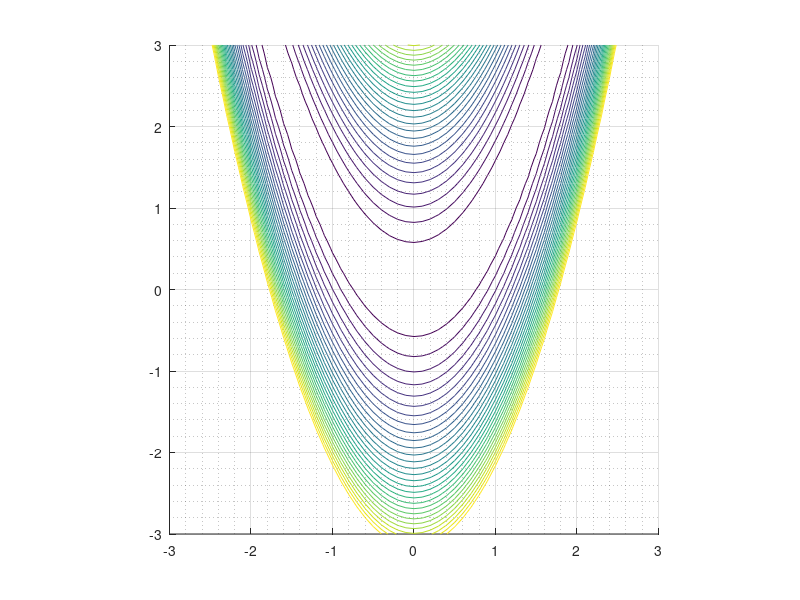

This chart was generated by the following MATLAB code: (Note: this script raises an error after producing the figure.)
clear; close all;
figure; hold on;
axis equal;

f = @(x) (1 - x(1)).^2 + 100*(x(2) - x(1).^2).^2 ;

[X, Y] = meshgrid(-3:0.1:3, -3:0.1:3);
Z = nan(size(X));

for i = 1:numel(X)
    Z(i) = f([X(i), Y(i)]);
end

contour(X, Y, Z, linspace(0, 1000, 30));
grid; grid minor;

x0 = [-2.1 -2.7];
H0 = hessian(f, x0);
xopt = bfgs(f, x0, H0);

scatter(xopt(1), xopt(2), 'filled');


hold on;
